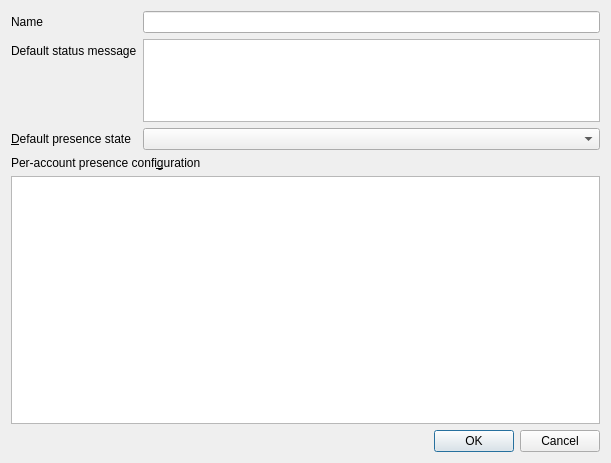
<?xml version="1.0" encoding="UTF-8"?>
<ui version="4.0">
 <class>Dialog</class>
 <widget class="QDialog" name="Dialog">
  <property name="geometry">
   <rect>
    <x>0</x>
    <y>0</y>
    <width>611</width>
    <height>463</height>
   </rect>
  </property>
  <property name="sizePolicy">
   <sizepolicy hsizetype="Preferred" vsizetype="Preferred">
    <horstretch>0</horstretch>
    <verstretch>0</verstretch>
   </sizepolicy>
  </property>
  <property name="windowTitle">
   <string>Configure custom presence</string>
  </property>
  <layout class="QVBoxLayout" name="verticalLayout">
   <item>
    <layout class="QFormLayout" name="formLayout">
     <item row="0" column="0">
      <widget class="QLabel" name="label_3">
       <property name="text">
        <string>Name</string>
       </property>
       <property name="buddy">
        <cstring>lineEdit</cstring>
       </property>
      </widget>
     </item>
     <item row="0" column="1">
      <widget class="QLineEdit" name="lineEdit">
       <property name="toolTip">
        <string>The name of the custom presence state is shown in the drop-down below the buddy list.</string>
       </property>
      </widget>
     </item>
     <item row="1" column="0">
      <widget class="QLabel" name="label_4">
       <property name="text">
        <string>Default status message</string>
       </property>
       <property name="buddy">
        <cstring>plainTextEdit</cstring>
       </property>
      </widget>
     </item>
     <item row="1" column="1">
      <widget class="QPlainTextEdit" name="plainTextEdit">
       <property name="sizePolicy">
        <sizepolicy hsizetype="Expanding" vsizetype="Expanding">
         <horstretch>0</horstretch>
         <verstretch>1</verstretch>
        </sizepolicy>
       </property>
      </widget>
     </item>
     <item row="2" column="0">
      <widget class="QLabel" name="label_2">
       <property name="text">
        <string>&amp;Default presence state</string>
       </property>
       <property name="buddy">
        <cstring>default_state</cstring>
       </property>
      </widget>
     </item>
     <item row="2" column="1">
      <widget class="QComboBox" name="default_state"/>
     </item>
     <item row="3" column="0" colspan="2">
      <widget class="QLabel" name="label">
       <property name="text">
        <string>Per-account presence confi&amp;guration</string>
       </property>
       <property name="buddy">
        <cstring>per_account_states</cstring>
       </property>
      </widget>
     </item>
     <item row="4" column="0" colspan="2">
      <widget class="QTableWidget" name="per_account_states">
       <property name="sizePolicy">
        <sizepolicy hsizetype="Expanding" vsizetype="Expanding">
         <horstretch>0</horstretch>
         <verstretch>3</verstretch>
        </sizepolicy>
       </property>
       <property name="selectionMode">
        <enum>QAbstractItemView::SingleSelection</enum>
       </property>
       <property name="selectionBehavior">
        <enum>QAbstractItemView::SelectRows</enum>
       </property>
       <attribute name="verticalHeaderVisible">
        <bool>false</bool>
       </attribute>
      </widget>
     </item>
    </layout>
   </item>
   <item>
    <widget class="QDialogButtonBox" name="buttonBox">
     <property name="orientation">
      <enum>Qt::Horizontal</enum>
     </property>
     <property name="standardButtons">
      <set>QDialogButtonBox::Cancel|QDialogButtonBox::Ok</set>
     </property>
    </widget>
   </item>
  </layout>
 </widget>
 <resources/>
 <connections>
  <connection>
   <sender>buttonBox</sender>
   <signal>accepted()</signal>
   <receiver>Dialog</receiver>
   <slot>accept()</slot>
   <hints>
    <hint type="sourcelabel">
     <x>248</x>
     <y>254</y>
    </hint>
    <hint type="destinationlabel">
     <x>157</x>
     <y>274</y>
    </hint>
   </hints>
  </connection>
  <connection>
   <sender>buttonBox</sender>
   <signal>rejected()</signal>
   <receiver>Dialog</receiver>
   <slot>reject()</slot>
   <hints>
    <hint type="sourcelabel">
     <x>316</x>
     <y>260</y>
    </hint>
    <hint type="destinationlabel">
     <x>286</x>
     <y>274</y>
    </hint>
   </hints>
  </connection>
 </connections>
</ui>
